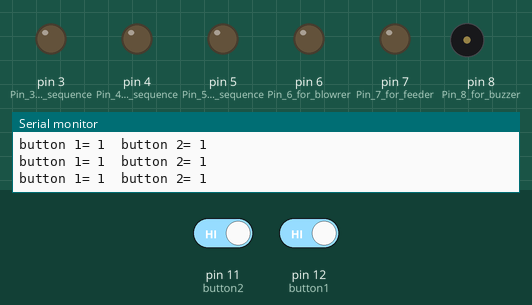
Simulated run of this sketch. Board: Arduino Uno, built with avr-gcc and run on an emulated ATmega328P. Parts: output pins drawn as LEDs (lit = HIGH), buzzer (waves = sounding, pin HIGH), the last lines printed to the serial monitor. Inputs (shaded band) come from the test bench; at power-on: pin 11 (button2) HIGH, pin 12 (button1) HIGH.

Above: at 1.2 s.
1.3 s: pin 11 (button2) driven LOW and pin 12 (button1) driven LOW
At 6.1 s:
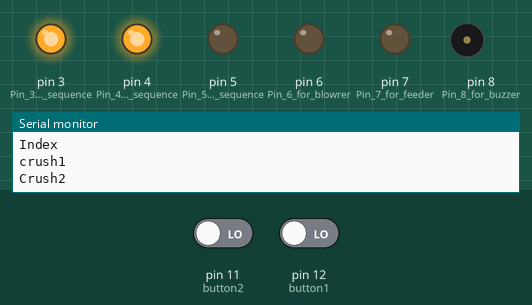
10.3 s: pin 11 (button2) driven HIGH
At 10.31 s:
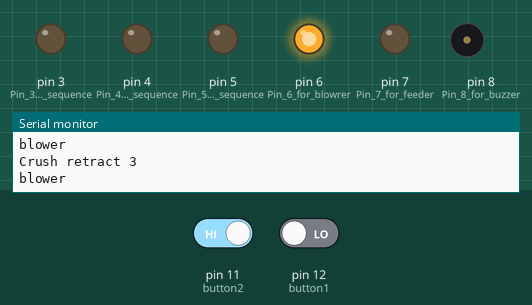
13.3 s: pin 11 (button2) driven LOW
At 19.6 s:
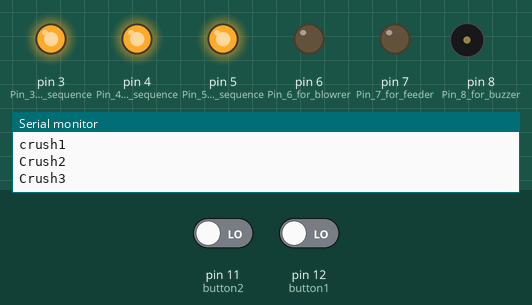
Timing chart, 0 to 22.3 s (numbered marks = the images above; inputs shaded):
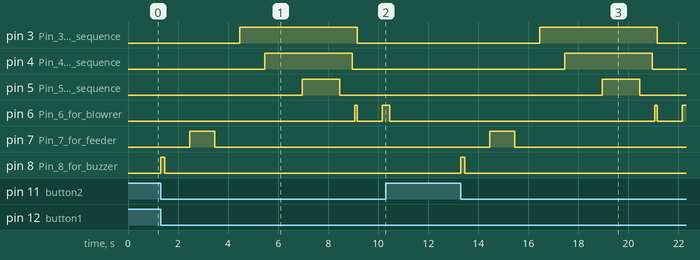

The sketch:

Can_crusher_transistors.ino
```cpp
// Arduino controlled 3 dimentional can crusher

int button2=11;
int button1=12;

void setup() {
// writing the relay pins high to make sure they are not on when the program starts
  digitalWrite(3,LOW);
  digitalWrite(4,LOW);
  digitalWrite(5,LOW);
  digitalWrite(6,LOW);
  digitalWrite(7,LOW);
  digitalWrite(8,LOW);

  pinMode(3,OUTPUT);  //Pin 3 for crush sequence #1
  pinMode(4,OUTPUT);   //Pin 4 for crush sequence #2
  pinMode(5,OUTPUT);   //Pin 5 for crush sequence #3
  pinMode(6,OUTPUT);   //Pin 6 for blowrer
  pinMode(7,OUTPUT);  //Pin 7 for feeder
  pinMode(8,OUTPUT);  //Pin 8 for buzzer
  pinMode(11,INPUT_PULLUP); // Pin 11 for table (remote) start button
  pinMode(12,INPUT_PULLUP);   //Pin 12 for board start button

Serial.begin(9600);

}

void loop() {
int buttonState1 = digitalRead(button1);
  int buttonState2 = digitalRead(button2);
  Serial.print("button 1= ");
  Serial.print(buttonState1);
  Serial.print ("  button 2= ");
  Serial.println(buttonState2);
  //delay(1000);
 //if ((digitalRead(button1) == LOW))
 if ((digitalRead(button1) == LOW) &&(digitalRead(button2) == LOW))
{
int buttonState = digitalRead(button1);
  // print out the state of the button:
 // Buzzer
 //delay(500);
 digitalWrite(8,HIGH);
 delay(150);
 digitalWrite(8,LOW);
 Serial.println("Buzzer");
 delay(1000);
// Load can
  digitalWrite(7,HIGH);
  delay(1000);
  //indexcans
  digitalWrite(7,LOW);
   Serial.println("Index");
  delay(1000);
    // Crush step 1
    digitalWrite(3,HIGH);
     Serial.println("crush1");
  delay(1000);
  //Crush step 2
  digitalWrite(4,HIGH);

 Serial.println("Crush2");
  delay(1500);
 //Crush step 3
  digitalWrite(5,HIGH);

 Serial.println("Crush3");
  delay(1500);
  //Retract step 3
  digitalWrite(5,LOW);

 Serial.println("Crush retract 1");
  delay(500);
  //Retract step 2
  digitalWrite(4,LOW);
   Serial.println("Crush retract 2");
  delay(100);
  //blower warning
  digitalWrite(6,HIGH);
   Serial.println("blower");
  delay(100);
  digitalWrite(6,LOW);
  //Retract step 1
  digitalWrite(3,LOW);
   Serial.println("Crush retract 3");
  delay(1000);
  //Eject
  digitalWrite(6,HIGH);
   Serial.println("blower");
  delay(300);
  digitalWrite(6,LOW);
  delay(500);

}
}
```

Measured:
- after the input at 1.3 s, pin 3 (Pin_3_for_crush_sequence): LOW → HIGH after 3.2 s, → LOW 4.7 s later; pin 4 (Pin_4_for_crush_sequence): LOW → HIGH after 4.2 s, → LOW 3.5 s later
- after the input at 10.3 s, pin 7 (Pin_7_for_feeder): stays LOW (without the input it goes to HIGH after 1.8 s); pin 8 (Pin_8_for_buzzer): stays LOW (without the input it goes to HIGH after 0.66 s)
- after the input at 13.3 s, pin 3 (Pin_3_for_crush_sequence): LOW → HIGH after 3.2 s, → LOW 4.7 s later; pin 4 (Pin_4_for_crush_sequence): LOW → HIGH after 4.2 s, → LOW 3.5 s later
